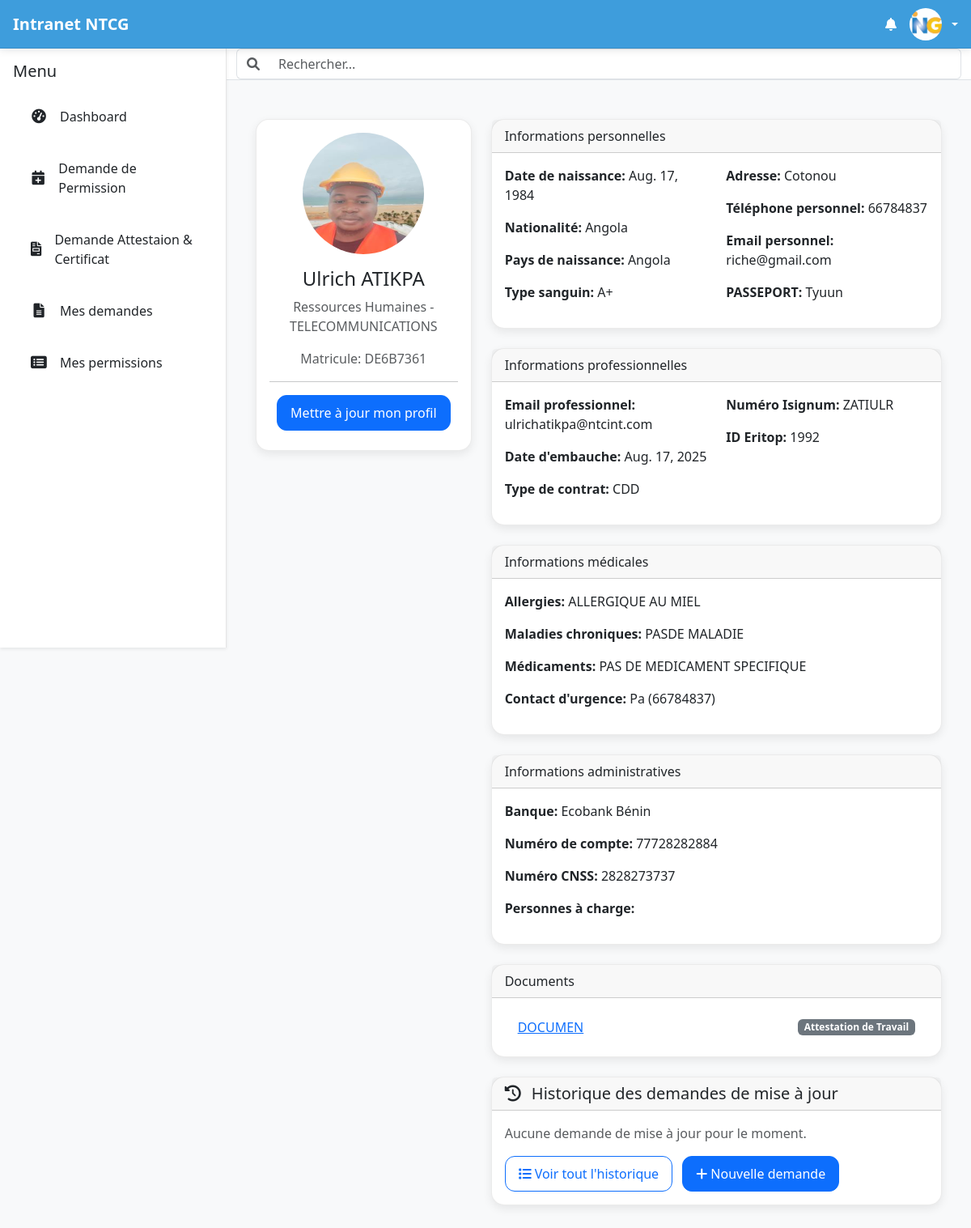
Page /profile/1/ on the committed database.
### intranet/models.py (models this page shows, shortened)
class User(AbstractUser):
    date_de_naissance = models.DateField(null=True, blank=True)
    nationalite = CountryField(blank=True)
    pays_de_naissance = CountryField(blank=True)
    type_sanguin = models.CharField(max_length=5, blank=True)
    adresse = models.CharField(max_length=255, blank=True)
    telephone_personnel = models.CharField(max_length=20, blank=True)
    piece_type = models.ForeignKey(PieceType, on_delete=models.SET_NULL, null=True, blank=True, verbose_name="Type de pièce d'identité")
    piece_number = models.CharField(max_length=100, blank=True, verbose_name="Numéro de la pièce d'identité")
    personal_email = models.EmailField(blank=True, null=True, verbose_name="Email personnel")
    emergency_contact_name = models.CharField(max_length=255, blank=True, verbose_name="Nom et prénom du contact d'urgence")
    emergency_contact_phone = models.CharField(max_length=20, blank=True, verbose_name="Téléphone du contact d'urgence")
    allergies = models.TextField(blank=True)
    maladies_chroniques = models.TextField(blank=True)
    medicaments = models.TextField(blank=True)
    job_role = models.ForeignKey(JobRole, on_delete=models.SET_NULL, null=True, blank=True)
    departement = models.ForeignKey(Department, on_delete=models.SET_NULL, null=True, blank=True)
    date_embauche = models.DateField(null=True, blank=True)
    professional_email = models.EmailField(blank=True, null=True, verbose_name="Email professionnel")
    contract_type = models.ForeignKey(ContractType, on_delete=models.SET_NULL, null=True, blank=True, verbose_name="Type de contrat")
    isignum = models.CharField(max_length=100, blank=True, verbose_name="Numéro Isignum")
    eritop_id = models.CharField(max_length=100, blank=True, verbose_name="ID Eritop")
    country = models.ForeignKey(Country, on_delete=models.SET_NULL, null=True, blank=True, verbose_name="Pays de l'employé")
    managed_countries = models.ManyToManyField(Country, related_name='managers', blank=True, verbose_name="Pays gérés")
    bank_info = models.ForeignKey(BankInfo, on_delete=models.SET_NULL, null=True, blank=True, verbose_name="Nom de la banque")
    bank_account_number = models.CharField(max_length=50, blank=True, verbose_name="Numéro de compte bancaire")
    cnss = models.CharField(max_length=50, verbose_name="Numéro CNSS/Sécurité Sociale", blank=True)
    dependants = models.TextField(blank=True)
    employee_id = models.CharField(max_length=100, unique=True, blank=True, verbose_name="Numéro de matricule")
    photo_profil = models.ImageField(upload_to='photos_profils/', null=True, blank=True)
    class Meta:
        ordering = ['last_name', 'first_name']
        indexes = [
            models.Index(fields=['last_name', 'first_name']),
            models.Index(fields=['is_active']),
            models.Index(fields=['departement']),
            models.Index(fields=['country']),
        ]

class JobRole(models.Model):
    name = models.CharField(max_length=100, unique=True, verbose_name="Rôle de l'emploi")
    def __str__(self):
        return self.name

class Department(models.Model):
    name = models.CharField(max_length=100, unique=True, verbose_name="Département")
    def __str__(self):
        return self.name

class PieceType(models.Model):
    name = models.CharField(max_length=100, unique=True, verbose_name="Type de pièce")
    def __str__(self):
        return self.name

class ContractType(models.Model):
    name = models.CharField(max_length=100, unique=True, verbose_name="Type de contrat")
    def __str__(self):
        return self.name

class BankInfo(models.Model):
    name = models.CharField(max_length=100, unique=True, verbose_name="Nom de la banque")
    def __str__(self):
        return self.name

class Document(models.Model):
    employe = models.ForeignKey(User, on_delete=models.CASCADE, related_name='documents')
    nom = models.CharField(max_length=255)
    document_type = models.ForeignKey(DocumentType, on_delete=models.SET_NULL, null=True, blank=True, verbose_name="Type de document")
    fichier = models.FileField(upload_to='documents_employes/')
    date_telechargement = models.DateTimeField(auto_now_add=True)

class DocumentType(models.Model):
    name = models.CharField(max_length=100, unique=True, verbose_name="Nom du document")
    description = models.TextField(blank=True, verbose_name="Description")
    template_name = models.CharField(max_length=255, help_text="Nom du fichier de gabarit HTML pour ce document (ex: attestation_travail.html)")
    country_specific = models.BooleanField(default=False, verbose_name="Spécifique à un pays")
    def __str__(self):
        return self.name
    class Meta:
        verbose_name = "Type de document"
        verbose_name_plural = "Types de documents"

### intranet/views.py (the view)
# urls.py: path('profile/', views.profile_view, name='my_profile'),
def profile_view(request, user_id=None):
    if user_id:
        employee = get_object_or_404(User, pk=user_id)
    else:
        employee = request.user
    documents = employee.documents.all()
    employee_badges = employee.received_badges.all()
    updates = ProfileUpdate.objects.filter(user=employee).order_by('-submitted_at')
    all_badge_definitions = BadgeDefinition.objects.all()
    employee_badge_ids = employee_badges.values_list('badge__id', flat=True)
    context = {
        'employee': employee,
        'documents': documents,
        'employee_badges': employee_badges,
        'updates': updates,
        'all_badge_definitions': all_badge_definitions,
        'employee_badge_ids': employee_badge_ids,
    }
    return render(request, 'intranet/profile.html', context)

### intranet/context_processors.py (called while the page is built)
def is_rh_group(request):
    is_rh = request.user.groups.filter(name='Ressources Humaines').exists()
    return {'is_rh': is_rh}

def is_project_coordinator(request):
    is_coordinator = request.user.groups.filter(name='Coordinateurs de Projets').exists()
    return {'is_coordinator': is_coordinator}

def unread_notifications(request):
    if request.user.is_authenticated:
        unread_count = Notification.objects.filter(user=request.user, is_read=False).count()
    else:
        unread_count = 0
    return {'unread_notifications_count': unread_count}

### intranet/templatetags/intranet_tags.py (called while the page is built)
@register.filter(name='has_group')
def has_group(user, group_name):
    try:
        group = Group.objects.get(name=group_name)
    except Group.DoesNotExist:
        return False
    return group in user.groups.all()

### templates/intranet/profile.html (shortened to what this page needs)
{% extends 'intranet/base.html' %}
{% load static %}
{% load crispy_forms_tags %}
{% block content %}
<div class="container mt-4">
    <div class="row">
        <div class="col-md-4 text-center">
            <div class="card mb-4">
                <div class="card-body">
                    {% if employee.photo_profil %}
                        <img src="{{ employee.photo_profil.url }}" alt="Photo de profil" class="img-fluid rounded-circle mb-3" style="width: 150px; height: 150px;">
                    {% else %}
                        <img src="{% static 'images/default_profile.png' %}" alt="Photo de profil par défaut" class="img-fluid rounded-circle mb-3" style="width: 150px; height: 150px;">
                    {% endif %}
                    <h4 class="card-title">{{ employee.first_name }} {{ employee.last_name }}</h4>
                    <p class="text-muted">{{ employee.job_role }} - {{ employee.departement }}</p>
                    <p class="text-muted">Matricule: {{ employee.employee_id }}</p>
                    <hr>
                    <a href="{% url 'profile_update' %}" class="btn btn-sm btn-primary mb-2">Mettre à jour mon profil</a>
                </div>
            </div>
        </div>
        <div class="col-md-8">
            <div class="card mb-4">
                <div class="card-header">Informations personnelles</div>
                <div class="card-body">
                    <div class="row">
                        <div class="col-sm-6">
                            <p><strong>Date de naissance:</strong> {{ employee.date_de_naissance|default_if_none:"-" }}</p>
                            <p><strong>Nationalité:</strong> {{ employee.get_nationalite_display|default_if_none:"-" }}</p>
                            <p><strong>Pays de naissance:</strong> {{ employee.get_pays_de_naissance_display|default_if_none:"-" }}</p>
                            <p><strong>Type sanguin:</strong> {{ employee.type_sanguin|default_if_none:"-" }}</p>
                        </div>
                        <div class="col-sm-6">
                            <p><strong>Adresse:</strong> {{ employee.adresse|default_if_none:"-" }}</p>
                            <p><strong>Téléphone personnel:</strong> {{ employee.telephone_personnel|default_if_none:"-" }}</p>
                            <p><strong>Email personnel:</strong> {{ employee.personal_email|default_if_none:"-" }}</p>
                            <p><strong>{{ employee.piece_type|default_if_none:"Pièce d'identité" }}:</strong> {{ employee.piece_number|default_if_none:"-" }}</p>
                        </div>
                    </div>
                </div>
            </div>
            <div class="card mb-4">
                <div class="card-header">Informations professionnelles</div>
                <div class="card-body">
                    <div class="row">
                        <div class="col-sm-6">
                            <p><strong>Email professionnel:</strong> {{ employee.professional_email|default_if_none:"-" }}</p>
                            <p><strong>Date d'embauche:</strong> {{ employee.date_embauche|default_if_none:"-" }}</p>
                            <p><strong>Type de contrat:</strong> {{ employee.contract_type|default_if_none:"-" }}</p>
                        </div>
                        <div class="col-sm-6">
                            <p><strong>Numéro Isignum:</strong> {{ employee.isignum|default_if_none:"-" }}</p>
                            <p><strong>ID Eritop:</strong> {{ employee.eritop_id|default_if_none:"-" }}</p>
                        </div>
                    </div>
                </div>
            </div>
            <div class="card mb-4">
                <div class="card-header">Informations médicales</div>
                <div class="card-body">
                    <p><strong>Allergies:</strong> {{ employee.allergies|default_if_none:"-" }}</p>
                    <p><strong>Maladies chroniques:</strong> {{ employee.maladies_chroniques|default_if_none:"-" }}</p>
                    <p><strong>Médicaments:</strong> {{ employee.medicaments|default_if_none:"-" }}</p>
                    <p><strong>Contact d'urgence:</strong> {{ employee.emergency_contact_name|default_if_none:"-" }} ({{ employee.emergency_contact_phone|default_if_none:"-" }})</p>
                </div>
            </div>
            <div class="card mb-4">
                <div class="card-header">Informations administratives</div>
                <div class="card-body">
                    <p><strong>Banque:</strong> {{ employee.bank_info|default_if_none:"-" }}</p>
                    <p><strong>Numéro de compte:</strong> {{ employee.bank_account_number|default_if_none:"-" }}</p>
                    <p><strong>Numéro CNSS:</strong> {{ employee.cnss|default_if_none:"-" }}</p>
                    <p><strong>Personnes à charge:</strong> {{ employee.dependants|default_if_none:"-" }}</p>
                </div>
            </div>
            <div class="card mb-4">
                <div class="card-header">Documents</div>
                <div class="card-body">
                    {% if documents %}
                        <ul class="list-group list-group-flush">
                            {% for doc in documents %}
                                <li class="list-group-item d-flex justify-content-between align-items-center">
                                    <a href="{{ doc.fichier.url }}" target="_blank">{{ doc.nom }}</a>
                                    <span class="badge bg-secondary">{{ doc.document_type }}</span>
                                </li>
                            {% endfor %}
                        </ul>
                    {% else %}
                        <p>Aucun document téléchargé.</p>
                    {% endif %}
                </div>
            </div>
            <div class="card mb-4">
                <div class="card-header">
                    <h5 class="card-title mb-0">
                        <i class="fas fa-history me-2"></i>
                        Historique des demandes de mise à jour
                    </h5>
                </div>
                <div class="card-body">
                    {% if updates %}
                        {% for update in updates %}
                        <div class="d-flex justify-content-between align-items-center mb-2 p-2 border rounded">
                            <div>
                                <strong>{{ update.submitted_at|date:"d/m/Y H:i" }}</strong>
                                <span class="badge bg-{% if update.status == 'approved' %}success{% elif update.status == 'rejected' %}danger{% else %}warning{% endif %} ms-2">
                                    {{ update.get_status_display }}
                                </span>
                            </div>
                            <div>
                                {% if update.status == 'rejected' and update.rejection_comments %}
                                <a href="{% url 'view_rejected_update' update.id %}" class="btn btn-sm btn-outline-danger">
                                    <i class="fas fa-comment-dots me-1"></i> Voir les commentaires
                                </a>
                                {% endif %}
                            </div>
                        </div>
                        {% endfor %}
                    {% else %}
                        <p class="text-muted mb-0">Aucune demande de mise à jour pour le moment.</p>
                    {% endif %}
                    <div class="mt-3">
                        <a href="{% url 'my_profile_updates' %}" class="btn btn-outline-primary btn-sm">
                            <i class="fas fa-list me-1"></i> Voir tout l'historique
                        </a>
                        <a href="{% url 'profile_update' %}" class="btn btn-primary btn-sm ms-2">
                            <i class="fas fa-plus me-1"></i> Nouvelle demande
                        </a>
                    </div>
                </div>
            </div>
        </div>
    </div>
</div>
{% endblock %}

### rows in the picture
User: photo_profil (picture), first_name "Ulrich", last_name "ATIKPA", job_role "Ressources Humaines", departement "TELECOMMUNICATIONS", employee_id "DE6B7361", date_de_naissance "Aug. 17, 1984", nationalite "Angola", pays_de_naissance "Angola", type_sanguin "A+", adresse "Cotonou", telephone_personnel "66784837", personal_email "riche@gmail.com", piece_type "PASSEPORT", piece_number "Tyuun", professional_email "ulrichatikpa@ntcint.com", date_embauche "Aug. 17, 2025", contract_type "CDD", isignum "ZATIULR", eritop_id "1992", allergies "ALLERGIQUE AU MIEL", maladies_chroniques "PASDE MALADIE", medicaments "PAS DE MEDICAMENT SPECIFIQUE", emergency_contact_name "Pa", emergency_contact_phone "66784837", bank_info "Ecobank Bénin", bank_account_number "77728282884", cnss "2828273737"
Document: nom "DOCUMEN", document_type "Attestation de Travail"
